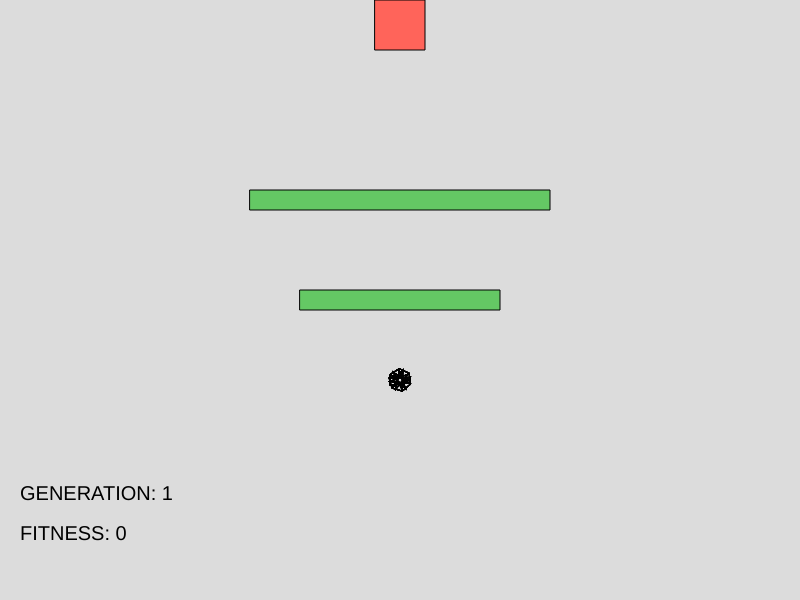
Frame 1 (no input)
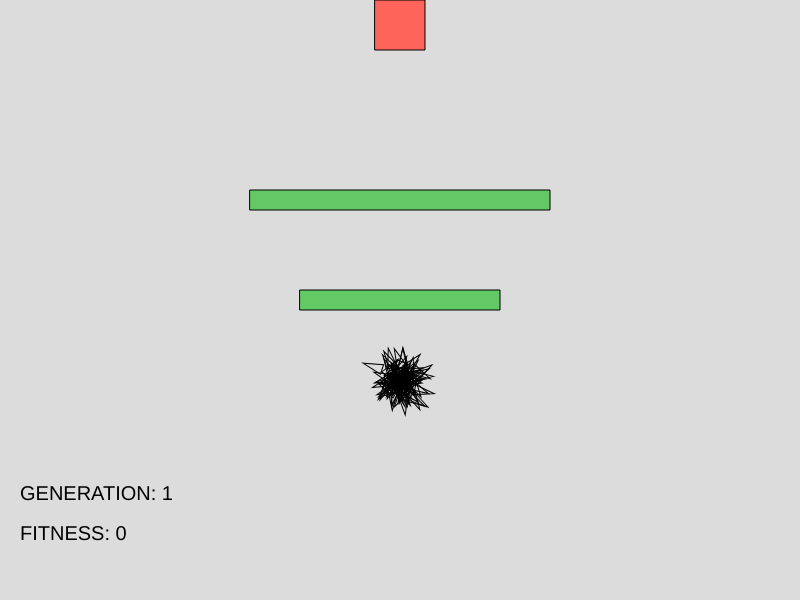
Frame 60 (no input)
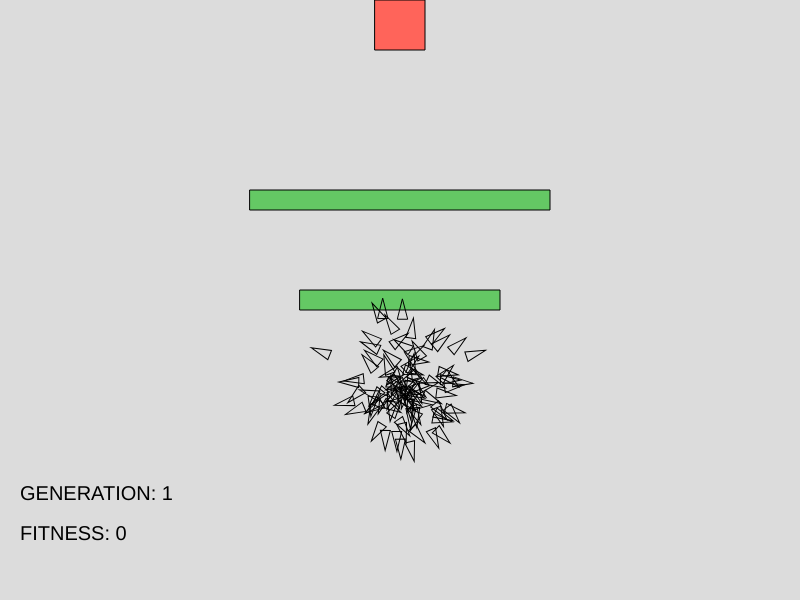
Frame 120 (the mouse pressed at the canvas centre since frame 60)

The p5.js sketch that drew these frames (run headless with seeded random() and noise() and a simulated clock; from frame 60 on, the mouse is pressed at the canvas centre):

// p5.js sketch
// ── sketch.js

var Player;
let Target;
let Obstacle=[];

function setup() {
  createCanvas(800,600);
  rectMode(CENTER);

  						// x, y, w, h
  Target = new GameObject(400,25,50,50);
  Obstacle.push( new GameObject(400,200,300,20));
  Obstacle.push( new GameObject(400,300,200,20));



  Player = new Population(createVector(400,380),Target.pos,0.01,100);
}

function draw() {
	background(220);
	//TARGET
	fill(255,100,90);
	rect(Target.pos.x,Target.pos.y,Target.w,Target.h);
	
	//Obstacle
	for(var i=0;i<Obstacle.length;i++)
	{
		fill(100,200,100);
		rect(Obstacle[i].pos.x,Obstacle[i].pos.y,Obstacle[i].w,Obstacle[i].h);
	}

	Player.update();
	Player.collision(Target);
	Player.collision(Obstacle[0]);
	Player.collision(Obstacle[1]);
	Player.show();

	if(Player.isExtinct()){
		Player.calculateFitness();
		Player.reproduce();
	}
	
	displayStats();
}

function displayStats(){

	textSize(20);
	fill(0);
	text('GENERATION: ' + Player.generation,20, 500);
	text('FITNESS: ' + Player.genFitness,20, 540);
}

// ── DNA.js
DNA = function(lt,mutation){
	
	this.lifetime = lt;
	this.genes = [];
	this.maxForce = 0.1;
	this.mutation = mutation;

	this.randomForce=function(){
		var angle = floor(random(TWO_PI));
		var F = p5.Vector.fromAngle(angle);
		F.mult(random(0,this.maxForce));
		return F;
	}

	//GENERATE RANDOM VECTORS IN GENE;
	for(var i=0;i<this.lifetime;i++){
		this.genes.push(this.randomForce());
	}


	this.CrossOver=function(dna){
		var limit = floor(random(this.lifetime));	
		
		var newDNA = new DNA(lt,mutation);

		for(var i=0;i<this.lifetime;i++){
			if(i<this.limit){
				newDNA.genes[i]=this.genes[i];
			}
			else{
				newDNA.genes[i]=dna.genes[i];	
			}
		}

		return this.mutate(newDNA);
	}


	this.mutate=function(dna){
		
		for(var i=0;i<this.lifetime;i++){
			var R = floor(random(1)*100);
			if(R < this.mutation * 100){
				dna.genes[i] = this.randomForce();
			}
		}
		return dna;
	}

}
// ── Object.js
GameObject = function(x,y,w,h){
  this.pos = createVector(x,y);
  this.w = w;
  this.h = h;
}
// ── Population.js
Population=function(position,target,mutation,count){
	this.vehicles = [];
	this.lifetime = 600;
	this.population = count;
	this.target = target;

	this.matingPool=[];

	this.partnerA;
	this.partnerB;
	this.generation = 1;
	this.genFitness = 0;
	this.fitnessSum = 0;

	for(var i = 0; i < this.population; i++)
		this.vehicles.push( new Vehicle( this.lifetime, position, target , mutation) );
	
	this.isExtinct=function(){
		if(this.vehicles[0].geneCount == this.lifetime)
			return true;
		return false;
	}


	this.calculateFitness=function(){
		for(var i=0;i<this.population;i++){
			this.vehicles[i].calculateFitness();
		}	
	}

	this.update = function(){		
		for(var i=0;i<this.population;i++){
			this.vehicles[i].update();
		}
	}
	this.show = function(){		
		for(var i=0;i<this.population;i++){
			this.vehicles[i].show();
		}
	}

	this.reproduce=function(){
		this.randomSelection();
		this.randomCrossOver();
		// this.improvedSelection();
		// this.improvedCrossOver();
		// this.BinarySelection();
		// this.BinaryCrossOver();

		this.generation++;
	}

	this.BinarySelection = function(){
		var bestOne = this.vehicles[0];
		var bestSecond = this.vehicles[1];

		for(var i=2;i<this.population;i++){
			if(bestOne.fitness < this.vehicles[i].fitness)
			{
				bestSecond = bestOne;
				bestOne = this.vehicles[i];
			}
			else if(bestSecond.fitness < this.vehicles[i].fitness){
				bestSecond = this.vehicles[i]
			}
		}

		this.partnerA = bestOne;
		this.partnerB = bestSecond;

	}

	this.BinaryCrossOver=function(){
		this.vehicles = [];
		for(var i=0; i<this.population; i++){
			this.vehicles.push(this.partnerA.CrossOver(this.partnerB));
		}
	}

	this.collision=function(body){
		for(var i=0;i<this.population;i++){
			this.vehicles[i].collision(body);
		}
	}

	this.randomSelection = function(){
		var maxFitness=0;
		this.matingPool=[];
		for(var i=0;i<this.population;i++){
		 	if(this.vehicles[i].fitness > maxFitness)
		 	{
		 		maxFitness = this.vehicles[i].fitness; 
		 	}
		}

		for(var i=0;i<this.population;i++){
			var vehicle = this.vehicles[i];
			var fit = map(vehicle.fitness,0,maxFitness,0,1);
			var fit = floor(fit * 100);
			console.log(fit);
			for(var j=0;j<fit;j++){
				this.matingPool.push(vehicle);
			}
		}

		this.genFitness = maxFitness;
	}
	this.improvedSelection=function(){
		var sum = 0;
		var maxFitness = 0;
		for(var i=0;i<this.population;i++){
			sum += this.vehicles[i].fitness;
		}

		for(var i=0;i<this.population;i++){
			this.vehicles[i].fitness /= sum;
			if(this.vehicles[i].fitness > maxFitness)
				maxFitness = this.vehicles[i].fitness; 
		}

		this.genFitness = maxFitness;
		this.fitnessSum = sum;
	}

	this.improvedCrossOver=function(){
		
		var newVehicles = [];

		for(var i=0;i<this.population;i++){
			var R = random(this.fitnessSum);
			var R = R/this.fitnessSum;
			var index = 0;

			while( ! (R < 0) ){
				R = R - this.vehicles[index].fitness;
				index++;
			} 
			this.partnerA = this.vehicles[index-1];
			
			R = random(1);
			index = 0;

			while( ! (R < 0) ){
				R -= this.vehicles[index].fitness;
				index++;
			} 
			this.partnerB = this.vehicles[index-1];
			
			newVehicles.push( this.partnerA.CrossOver(this.partnerB) );
		} 

		this.vehicles = [];
		arrayCopy(newVehicles,this.vehicles);
	}	

	this.randomCrossOver = function(){
		this.vehicles=[];		
		for(var i=0;i<this.population;i++){
			this.partnerA = this.matingPool[floor(random(this.matingPool.length))];
			this.partnerB = this.matingPool[floor(random(this.matingPool.length))];
			this.vehicles.push(this.partnerA.CrossOver(this.partnerB));
		}	

	}
}
// ── Vehicle.js

Vehicle = function(lt,position, target,mutation){
	this.position = position.copy();
	this.velocity = createVector(0,0);
	this.acceleration = createVector(0,0);
	this.R = 10;
	this.maxSpeed = 4;
	this.maxForce = 0.08;
	
	this.dna = new DNA(lt,mutation);
	this.fitness = 0;
	this.geneCount=0;
	this.collider = 1;

	this.show=function(){
		  var direction = this.velocity.heading() + PI/2;
			push();
			noFill();
			translate(this.position.x,this.position.y);
			if(this.collider===1)
				rotate(direction);
			beginShape(TRIANGLES);
			vertex(0,-this.R);
			vertex(-this.R/2,this.R);
			vertex(this.R/2,this.R);
			endShape();
			pop();
	}

	this.calculateFitness=function(){
		var d = dist(this.position.x,this.position.y,target.x,target.y);
		this.fitness = this.collider/d;

	}

	this.update=function(){

		this.applyForce(this.dna.genes[this.geneCount++]);	
		this.velocity.add(this.acceleration);
		this.position.add(this.velocity);
		this.velocity.limit(this.maxSpeed);
		this.acceleration.mult(0);
	}

	this.applyForce=function(steer){
		this.acceleration.add(steer);
	}

	this.seek=function(target){
		var desired = p5.Vector.sub(target,this.position);
		desired.setMag(this.maxSpeed);
		
		var steer = p5.Vector.sub(desired,this.velocity);
		steer.limit(this.maxForce);

		this.applyForce(steer);
	}

	this.CrossOver=function(vehicle){
		var newDNA = this.dna.CrossOver(vehicle.dna);
		var newVehicle = new Vehicle(lt,position,target,mutation);

		newVehicle.dna = newDNA;
		return newVehicle;
	}

	this.collision=function(body){
		var x = this.position.x;
		var y = this.position.y;

		var w = body.w;
		var h = body.h;

		var boxX = body.pos.x - w/2;
		var boxY = body.pos.y - h/2;

		if(x>=boxX && x<=boxX+w)
			if(y >= boxY && y<=boxY+h)
			{
				this.maxSpeed = 0;
				this.maxForce = 0;
				if(body.pos != target)
					this.collider = 0;
			}
	}
	
}
